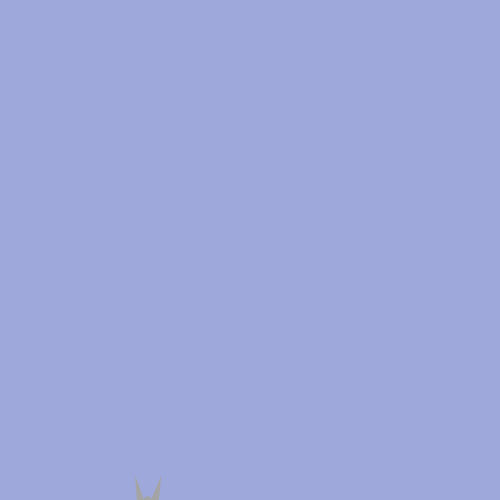
Frame 1 (no input)
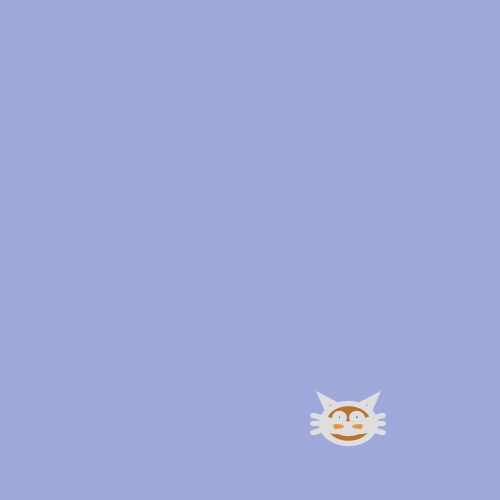
Frame 60 (the mouse pressed at the canvas centre just before this capture)
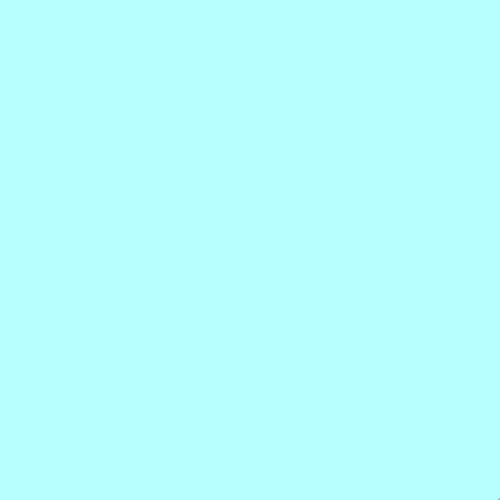
Frame 120 (the mouse held since frame 60 and released just before this capture)

The Processing sketch that drew these frames (run headless with seeded random() and noise(); from frame 60 on, the mouse is pressed at the canvas centre):

// Processing sketch: SS3_MakeCatDance
// ── SS3_MakeCatDance.pde
//MakeCatDance by: Dorte Bien-Aime
void setup() {
  size(500, 500);
  loop();
  
}

void draw() {
  if (mousePressed){
    background(183, 254, 255);
    stroke(255);
    strokeWeight(8);
    noFill();
    
    for (int i = 0; i < 50; i++) {
       stroke(random(255));
       translate(random(width), random(height));
       scale(random(1.5), random(1.5));

 //draw a smiley face   
 fill(82, 255, 84);
 ellipse(150, 230, 100, 200);            
 fill(10,0,0);
 ellipse(180, 233, 30, 30);
 fill(10,0,0);
 ellipse(120, 233, 30, 30);
 fill(207, 70, 0);
 ellipse(120,233,10,20);
 fill(207, 70, 0);
 ellipse(180,233,10,20);

 arc(150, 280, 60, 90, 0, PI/1);
    }


  } else {  
  background(159, 168, 218);
  stroke(255);
  strokeWeight(8);
  noFill();
  
  
   //for (int i = 0; i < 50; i++) {
  for (int i= width; i>=0; i-=50) {
    stroke(random(255));
    translate(random(width), random(height));
    scale(random(1.5), random(1.5));
  
  // draw a cat!
    // ears'
  fill(184, 115, 51);
  triangle(58, 25, 72, 34, 80, 10);
  triangle(42, 25, 28, 34, 20, 10);

  // head
  fill(184, 115, 51);
  ellipse(50, 50, 60, 60);
 
 //eyes
  fill(0,128,128);
  ellipse(40, 40, 10, 10); 
  ellipse(60, 40, 10, 10);
  
  //mouth
   ellipse(50, 59, 23, 12);
  fill(227, 150, 62);
  ellipse(37, 54, 25, 15);
  ellipse(63, 54, 25, 15);
  
  // right whiskers
  line(70, 50, 90, 50);
  line(70, 45, 90, 37);
  line(70, 55, 90, 63);
  // left whiskers
  line(30, 50, 10, 50);
  line(30, 45, 10, 37);
  line(30, 55, 10, 63);
  
}
   }
  }
